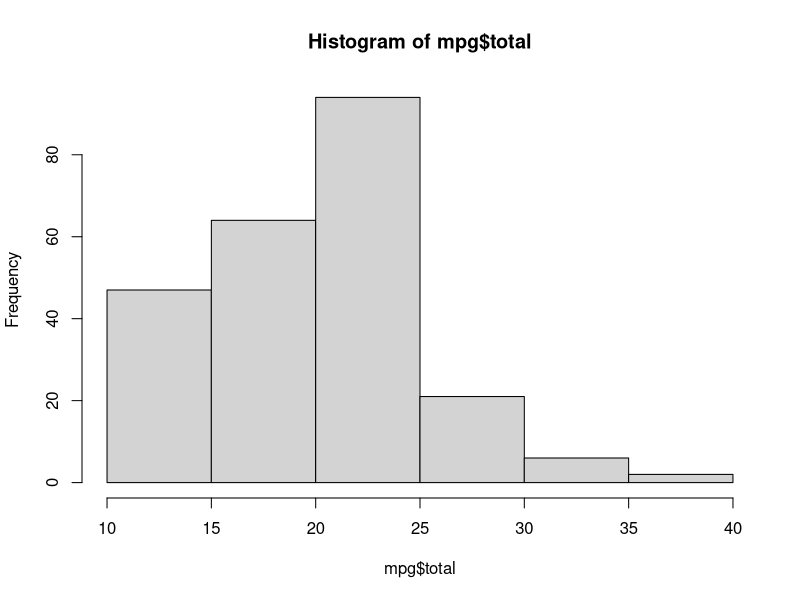
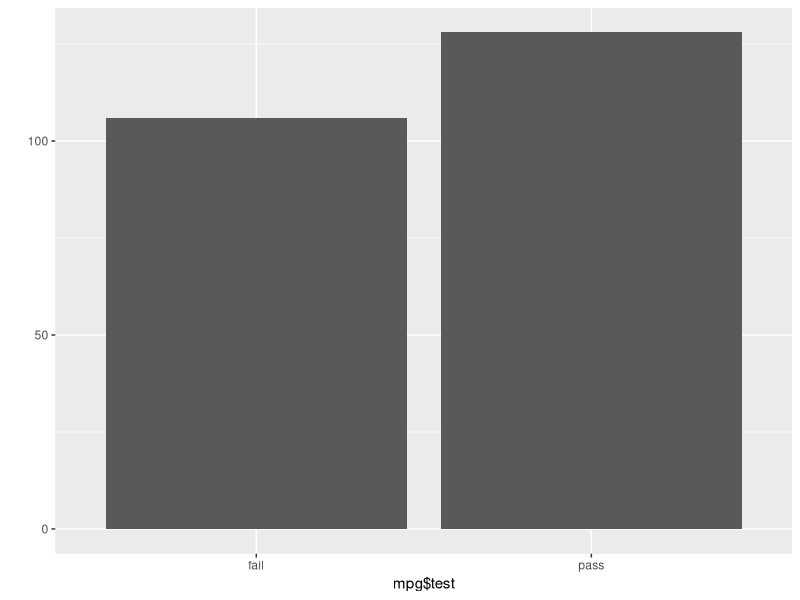
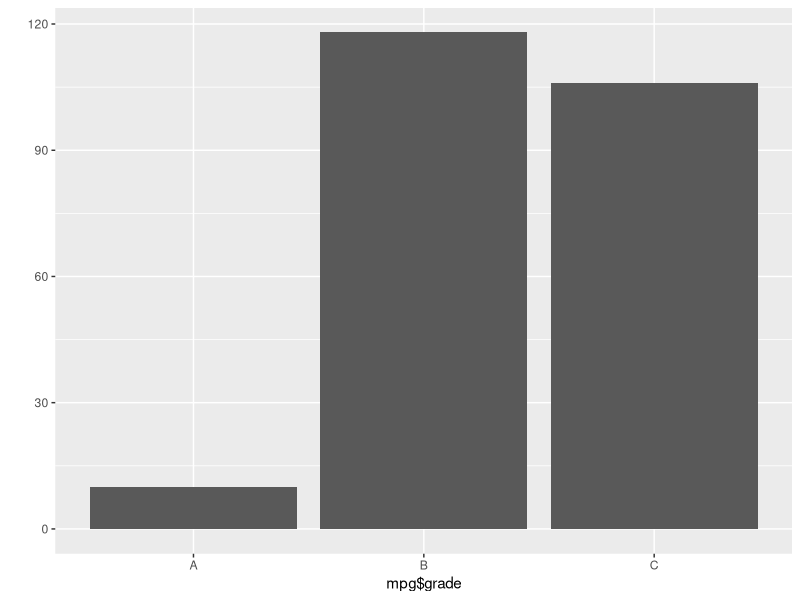

Generate these figures, in order, with R:
mpg <- as.data.frame(ggplot2::mpg)
head(mpg, 10)

mpg

mpg$total <- (mpg$cty + mpg$hwy)/2
head(mpg)

mean(mpg$total)

summary(mpg$total) # 요약 통계량 산출

hist(mpg$total) # 히스토그램 생성

# 20 이상 이면 pass, 그렇지 않으면 fail 부여
mpg$test <- ifelse(mpg$total >= 20, "pass", "fail")

head(mpg, 20)


table(mpg$test)

library(ggplot2)
qplot(mpg$test)


# total을 기준으로 A, B, C 등급 부여

mpg$grade <- ifelse(mpg$total >= 30, "A",
                    ifelse(mpg$total >= 20, "B", "C"))

head(mpg, 20)

table(mpg$grade) # 등급 빈도표 생성

qplot(mpg$grade) # 등급 빈도 막대 그래프 생성


